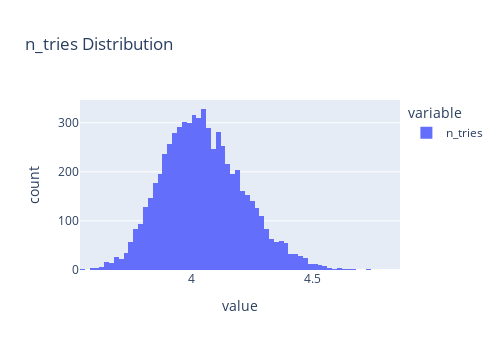

Here is the notebook cell this chart was saved with:
### Code cell
px.histogram(optimal_words['n_tries'], height = 350, width = 500, title = 'n_tries Distribution')

### Figure 1 — Plotly figure (JSON) as saved in the notebook; plotly's stock layout.template omitted (floating-point values rounded to 4 significant figures; data arrays with more than 128 entries replaced by an {"elided": "..."} marker saying what was removed)
{"data": [{"alignmentgroup": "True", "bingroup": "x", "hovertemplate": "variable=n_tries<br>value=%{x}<br>count=%{y}<extra></extra>", "legendgroup": "n_tries", "marker": {"color": "#636efa", "pattern": {"shape": ""}}, "name": "n_tries", "offsetgroup": "n_tries", "orientation": "v", "showlegend": true, "type": "histogram", "x": {"elided": "6512 float values"}, "xaxis": "x", "yaxis": "y"}], "layout": {"barmode": "relative", "height": 350, "legend": {"title": {"text": "variable"}, "tracegroupgap": 0}, "title": {"text": "n_tries Distribution"}, "width": 500, "xaxis": {"anchor": "y", "domain": [0, 1], "title": {"text": "value"}}, "yaxis": {"anchor": "x", "domain": [0, 1], "title": {"text": "count"}}}}
